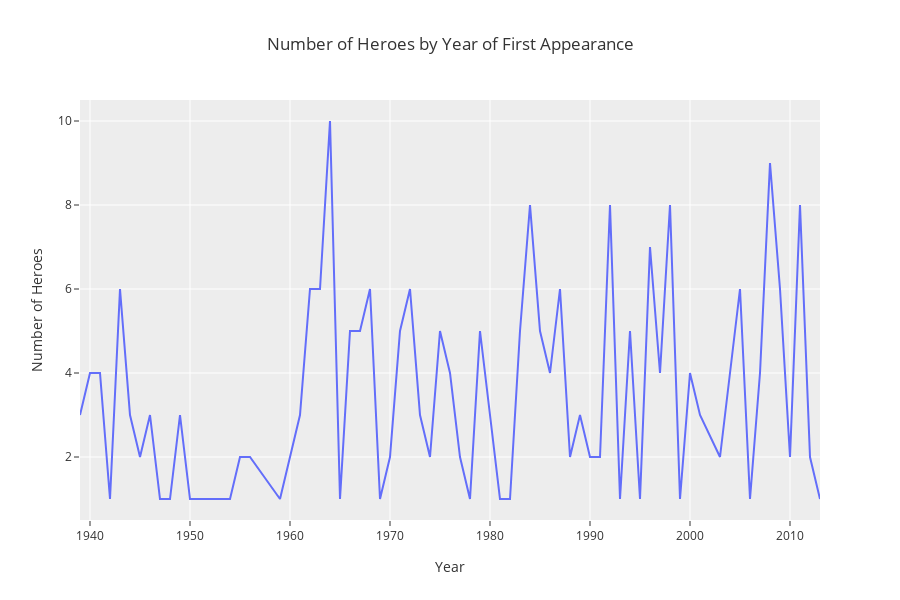

Notebook code for this chart:
### Markdown cell above
A special case of continuous versus continuous (or if you really want to, discrete) comparison are time series. The classic way to do this is with a [line plot](https://medium.com/@patrickbfuller/line-plot-7b4068a3a9fc).  Almost always the time variable will be along the x-axis while the other continuous variable is measured along the y-axis. And now you can see how it changed over time!

Here's an example looking at `Number of Superheroes` by their `Year of First Appearance`.

### Code cell
px.line(data_frame=heroes_first_appear_year
        ,x='Year'
        ,y='Num_Heroes'
        ,template='ggplot2'
        ,title="Number of Heroes by Year of First Appearance"
        ,labels={"Num_Heroes":"Number of Heroes"}
       )

### Figure 1 — Plotly figure (JSON) as saved in the notebook; plotly's stock layout.template omitted (floating-point values rounded to 4 significant figures)
{"data": [{"hoverlabel": {"namelength": 0}, "hovertemplate": "Year=%{x}<br>Number of Heroes=%{y}", "legendgroup": "", "line": {"color": "#636efa", "dash": "solid"}, "mode": "lines", "name": "", "showlegend": false, "type": "scatter", "uid": "5d466281-cc3a-4560-b791-974a4478f0de", "x": [1939, 1940, 1941, 1942, 1943, 1944, 1945, 1946, 1947, 1948, 1949, 1950, 1951, 1953, 1954, 1955, 1956, 1959, 1960, 1961, 1962, 1963, 1964, 1965, 1966, 1967, 1968, 1969, 1970, 1971, 1972, 1973, 1974, 1975, 1976, 1977, 1978, 1979, 1980, 1981, 1982, 1983, 1984, 1985, 1986, 1987, 1988, 1989, 1990, 1991, 1992, 1993, 1994, 1995, 1996, 1997, 1998, 1999, 2000, 2001, 2003, 2004, 2005, 2006, 2007, 2008, 2009, 2010, 2011, 2012, 2013], "xaxis": "x", "y": [3, 4, 4, 1, 6, 3, 2, 3, 1, 1, 3, 1, 1, 1, 1, 2, 2, 1, 2, 3, 6, 6, 10, 1, 5, 5, 6, 1, 2, 5, 6, 3, 2, 5, 4, 2, 1, 5, 3, 1, 1, 5, 8, 5, 4, 6, 2, 3, 2, 2, 8, 1, 5, 1, 7, 4, 8, 1, 4, 3, 2, 4, 6, 1, 4, 9, 6, 2, 8, 2, 1], "yaxis": "y"}], "layout": {"grid": {"xaxes": ["x"], "xgap": 0.1, "xside": "bottom", "yaxes": ["y"], "ygap": 0.1, "yside": "left"}, "height": 600, "legend": {"tracegroupgap": 0}, "title": {"text": "Number of Heroes by Year of First Appearance"}, "xaxis": {"title": {"text": "Year"}}, "yaxis": {"title": {"text": "Number of Heroes"}}}}
